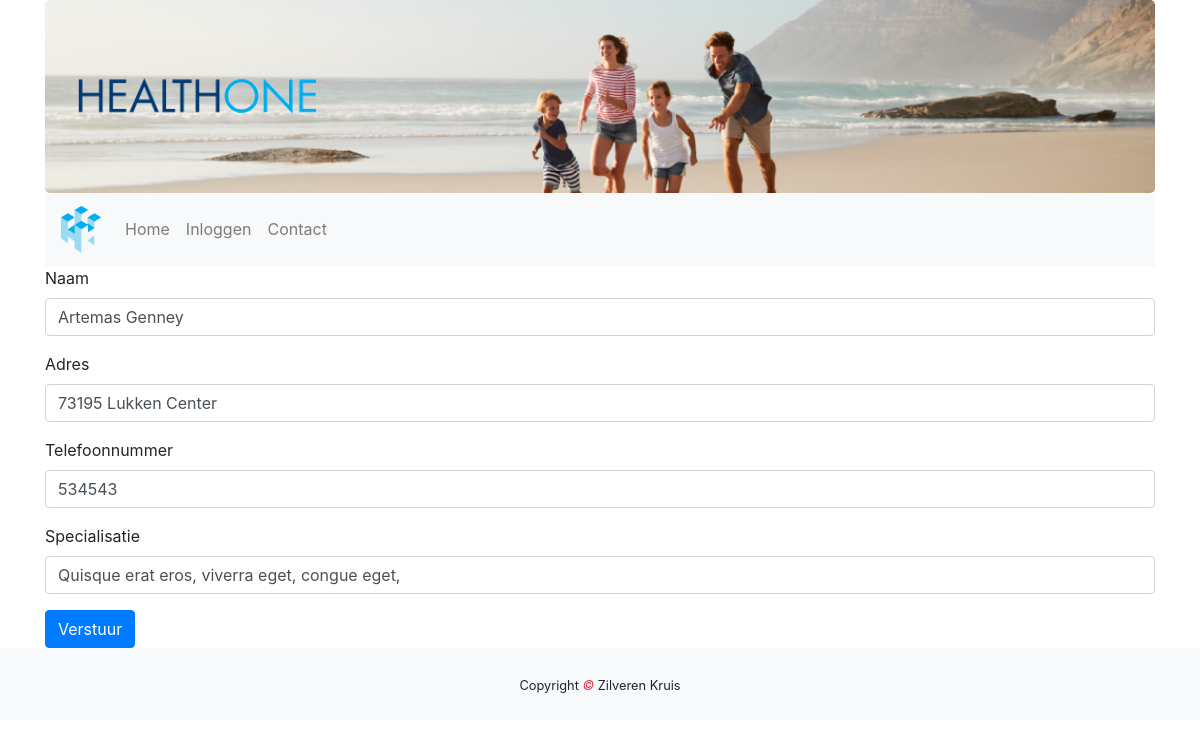
/zorgverzekeraar/arts/edit.php?id=4 (signed in), run on the app's committed database.
### tables this page shows
CREATE TABLE `arts` (
  `id` int(11) NOT NULL,
  `naam` varchar(45) NOT NULL,
  `specialisatie` varchar(45) DEFAULT NULL,
  `adres` varchar(255) NOT NULL,
  `telefoon` varchar(255) NOT NULL
);

### zorgverzekeraar/arts/edit.php (the view, shortened to what this page needs)
<!DOCTYPE html>
<html lang="en">
<head>
    <link rel="stylesheet" href="https://maxcdn.bootstrapcdn.com/bootstrap/4.3.1/css/bootstrap.min.css">
    <link rel="stylesheet" href="../../css/index.css">
</head>
<body>
    <?php
try {
    $db = new PDO("mysql:host=localhost;dbname=healthone", "root", "");
    $query = $db->prepare("SELECT * from arts WHERE id = " . $_GET['id']);
    $query->execute();
    $result = $query->fetchAll(PDO::FETCH_ASSOC);
    foreach ($result as &$data) {
    }
}
catch(PDOException $e){
    die("wank".$e->getMessage());
}
?>
    <div class="container">
        <div class="jumbotron text-center">
            <div class=" row">
            <div class="col-sm-3">
                <img class="d-none d-sm-block img-fluid" src="../../img/healthtwo_text_transparent.png" alt="Logo">
            </div>
        </div>
    </div>
    <nav class="navbar navbar-expand-sm bg-light navbar-light sticky-top">
        <a class="navbar-brand" href="../../index.php">
            <img class="navbrand" src="../../img/healthtwo_logo_transparent.png" alt="Logo">
        </a>
        <div class="collapse navbar-collapse" id="collapse_target">
            <ul class="navbar-nav">
                <li class="nav-item">
                    <a class="nav-link" href="../../index.php">Home</a>
                </li>
                <li class="nav-item">
                    <a class="nav-link" href="#">Inloggen</a>
                </li>
                <li class="nav-item">
                    <a class="nav-link" href="../../contact.php">Contact</a>
                </li>
            </ul>
        </div>
    </nav>
    <form method="POST">
    <div class="form-group">
        <label for="Naam">Naam</label>
        <input type="text" class="form-control" name="naam" id="naam" value="<?php echo $data['naam']?>">
    </div>
    <div class="form-group">
        <label for="Adres">Adres</label>
        <input type="text" class="form-control" name="adres" id="" value="<?php echo $data['adres']?>">
    </div>
    <div class="form-group">
        <label for="Telefoonnummer">Telefoonnummer</label>
        <input type="text" class="form-control" name="telefoonnummer" id="telefoonnummer"
            value="<?php echo $data['telefoon']?>">
    </div>
    <div class="form-group">
        <label for="Specialisatie">Specialisatie</label>
        <input type="text" class="form-control" name="specialisatie" id="specialisatie"
            value="<?php echo $data['specialisatie']?>">
    </div>
    <button type="submit" name="submit" class="btn btn-primary">Verstuur</button>
    </form>
    </div>
    <footer class="py-4 bg-light text-dark-50 text-center">
        <small>Copyright <em class="text-danger"> &copy; </em>Zilveren Kruis</small>
    </footer>
</body>
</html>

### css/index.css (style rules this page uses)
.jumbotron { margin-bottom: 0; background-image: url(../img/zilverenkruis_jumbotron.png); background-repeat: no-repeat; -webkit-background-size: cover; -o-background-size: cover; background-size: cover; }
.navbrand { width:40px; }
a { color: black; }

### data on the page
arts: naam "Artemas Genney", adres "73195 Lukken Center", telefoonnummer "534543", specialisatie "Quisque erat eros, viverra eget, congue eget,"
